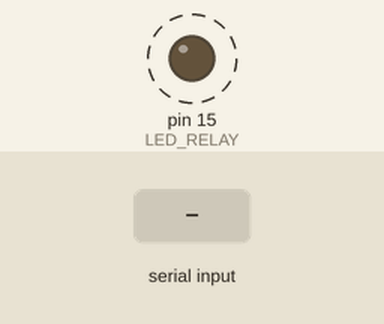
Bench run of a sketch on a simulated Arduino Uno, built with avr-gcc and run on an emulated ATmega328P. Parts: output pins drawn as LEDs (lit = HIGH). Dashed ring = blinking. Inputs (shaded band) come from the test bench. What the sketch prints to the serial monitor is not drawn.

Above: at 1.2 s.
1.3 s: "1" received over the second serial link
Timing chart, 0 to 56.8 s (numbered marks = the images above; inputs shaded):
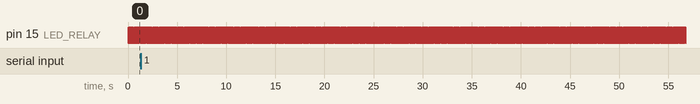

The sketch:

esp8266_serial2terminal.ino
```cpp
#include <SoftwareSerial.h>

#define LED_RELAY 15

SoftwareSerial swSer(14, 12, false, 256);     //TX -> IO12 RX->IO14 on board


void setup() {
  pinMode(LED_RELAY, OUTPUT);

  Serial.begin(115200);
  swSer.begin(115200);

  Serial.println("\nSoftware serial test started");

  for (char ch = ' '; ch <= 'z'; ch++) {
    swSer.write(ch);
  }
  swSer.println("");

}

void loop()
{
  while (swSer.available() > 0)
  {
    Serial.write(swSer.read());
  }
  digitalWrite(LED_RELAY, LOW);
  delay(10);

  while (Serial.available() > 0)
  {
    swSer.write(Serial.read());
  }

  /*
  Serial.write('U');
  swSer.write('P');
  */

  digitalWrite(LED_RELAY, HIGH);
  delay(10);
}
```

Measured:
- by itself, pin 15 (LED_RELAY): alternates HIGH for 0.01 s and LOW for 0.01 s
